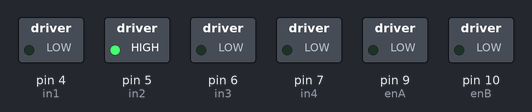
Bench run of a sketch on a simulated Arduino Uno, built with avr-gcc and run on an emulated ATmega328P. On the bench: switched loads named in the sketch (green lamp = pin HIGH).

Above: at 0.1 s.
Timing chart, 0 to 1.6 s (numbered marks = the images above):
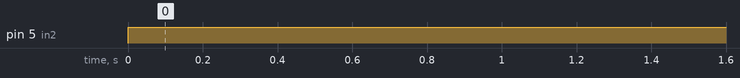

Measured:
- by itself, pin 5 (in2): LOW → HIGH at 0.00 s

The sketch:

RoboticArmL2398.ino
```cpp
#define enA 9
#define in1 4
#define in2 5

#define enB 10
#define in3 6
#define in4 7

int motorSpeedA = 0;       // To be set by RC
int motorSpeedB = 0;       // To be set by RC

void setup() {
  pinMode(enA, OUTPUT);
  pinMode(enB, OUTPUT);

  pinMode(in1, OUTPUT);
  pinMode(in2, OUTPUT);

  pinMode(in3, OUTPUT);
  pinMode(in4, OUTPUT);
}

void loop() {
  //Set motorSpeedA and MotorSpeedB from RC

   if(motorSpeedA >= 0){
      //Forward Motion
      digitalWrite(in1, LOW);
      digitalWrite(in2, HIGH);
      analogWrite(enA, motorSpeedA);
   }else{
      //Backward Motion
      digitalWrite(in1, HIGH);
      digitalWrite(in2, LOW);
      analogWrite(enA, -1*(motorSpeedA));
   }

}
```
